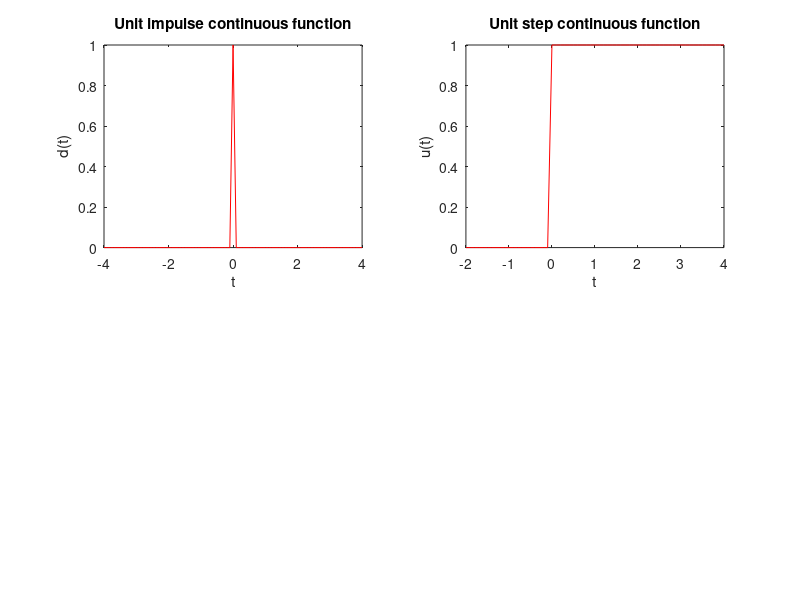

Source code (MATLAB):
n = 4;
t = -n:0.1:n;
impulse = t == 0;
subplot(2,2,1);
plot(t,impulse,'r');
ylabel('d(t)');
xlabel('t');
title('Unit impulse continuous function'); 

n = 4;
t = -2:0.1:n;
unit_step = t>=0;
subplot(2,2,2);
plot(t,unit_step,'r');
ylabel('u(t)');
xlabel('t');
title('Unit step continuous function'); 